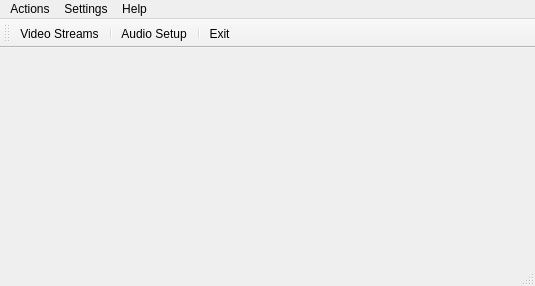
<?xml version="1.0" encoding="UTF-8"?>
<ui version="4.0">
 <class>SyntroViewClass</class>
 <widget class="QMainWindow" name="SyntroViewClass">
  <property name="geometry">
   <rect>
    <x>0</x>
    <y>0</y>
    <width>535</width>
    <height>286</height>
   </rect>
  </property>
  <property name="windowTitle">
   <string>SyntroView</string>
  </property>
  <widget class="QWidget" name="centralWidget"/>
  <widget class="QMenuBar" name="menuBar">
   <property name="geometry">
    <rect>
     <x>0</x>
     <y>0</y>
     <width>535</width>
     <height>21</height>
    </rect>
   </property>
   <widget class="QMenu" name="menuActions">
    <property name="title">
     <string>Actions</string>
    </property>
    <addaction name="actionBasicSetup"/>
    <addaction name="onStats"/>
    <addaction name="actionExit"/>
   </widget>
   <widget class="QMenu" name="menuSettings">
    <property name="title">
     <string>Settings</string>
    </property>
    <addaction name="actionVideoStreams"/>
    <addaction name="actionAudioSetup"/>
    <addaction name="actionShow_name"/>
    <addaction name="actionShow_date"/>
    <addaction name="actionShow_time"/>
    <addaction name="actionText_color"/>
   </widget>
   <widget class="QMenu" name="menuHelp">
    <property name="title">
     <string>Help</string>
    </property>
    <addaction name="actionAbout"/>
   </widget>
   <addaction name="menuActions"/>
   <addaction name="menuSettings"/>
   <addaction name="menuHelp"/>
  </widget>
  <widget class="QToolBar" name="mainToolBar">
   <attribute name="toolBarArea">
    <enum>TopToolBarArea</enum>
   </attribute>
   <attribute name="toolBarBreak">
    <bool>false</bool>
   </attribute>
   <addaction name="actionVideoStreams"/>
   <addaction name="separator"/>
   <addaction name="actionAudioSetup"/>
   <addaction name="separator"/>
   <addaction name="actionExit"/>
  </widget>
  <widget class="QStatusBar" name="statusBar"/>
  <action name="onStats">
   <property name="text">
    <string>Display stats</string>
   </property>
  </action>
  <action name="actionShow_date">
   <property name="checkable">
    <bool>true</bool>
   </property>
   <property name="checked">
    <bool>true</bool>
   </property>
   <property name="text">
    <string>Show date</string>
   </property>
  </action>
  <action name="actionShow_time">
   <property name="checkable">
    <bool>true</bool>
   </property>
   <property name="checked">
    <bool>true</bool>
   </property>
   <property name="text">
    <string>Show time</string>
   </property>
  </action>
  <action name="actionText_color">
   <property name="text">
    <string>Text color ...</string>
   </property>
  </action>
  <action name="actionShow_name">
   <property name="checkable">
    <bool>true</bool>
   </property>
   <property name="checked">
    <bool>true</bool>
   </property>
   <property name="text">
    <string>Show name</string>
   </property>
  </action>
  <action name="actionAbout">
   <property name="text">
    <string>About</string>
   </property>
  </action>
  <action name="actionBasicSetup">
   <property name="text">
    <string>Basic setup</string>
   </property>
  </action>
  <action name="actionExit">
   <property name="text">
    <string>Exit</string>
   </property>
  </action>
  <action name="actionVideoStreams">
   <property name="text">
    <string>Video streams ...</string>
   </property>
   <property name="iconText">
    <string>Video Streams</string>
   </property>
  </action>
  <action name="actionAudioSetup">
   <property name="text">
    <string>Audio setup</string>
   </property>
   <property name="iconText">
    <string>Audio Setup</string>
   </property>
  </action>
 </widget>
 <layoutdefault spacing="6" margin="11"/>
 <resources/>
 <connections/>
</ui>
